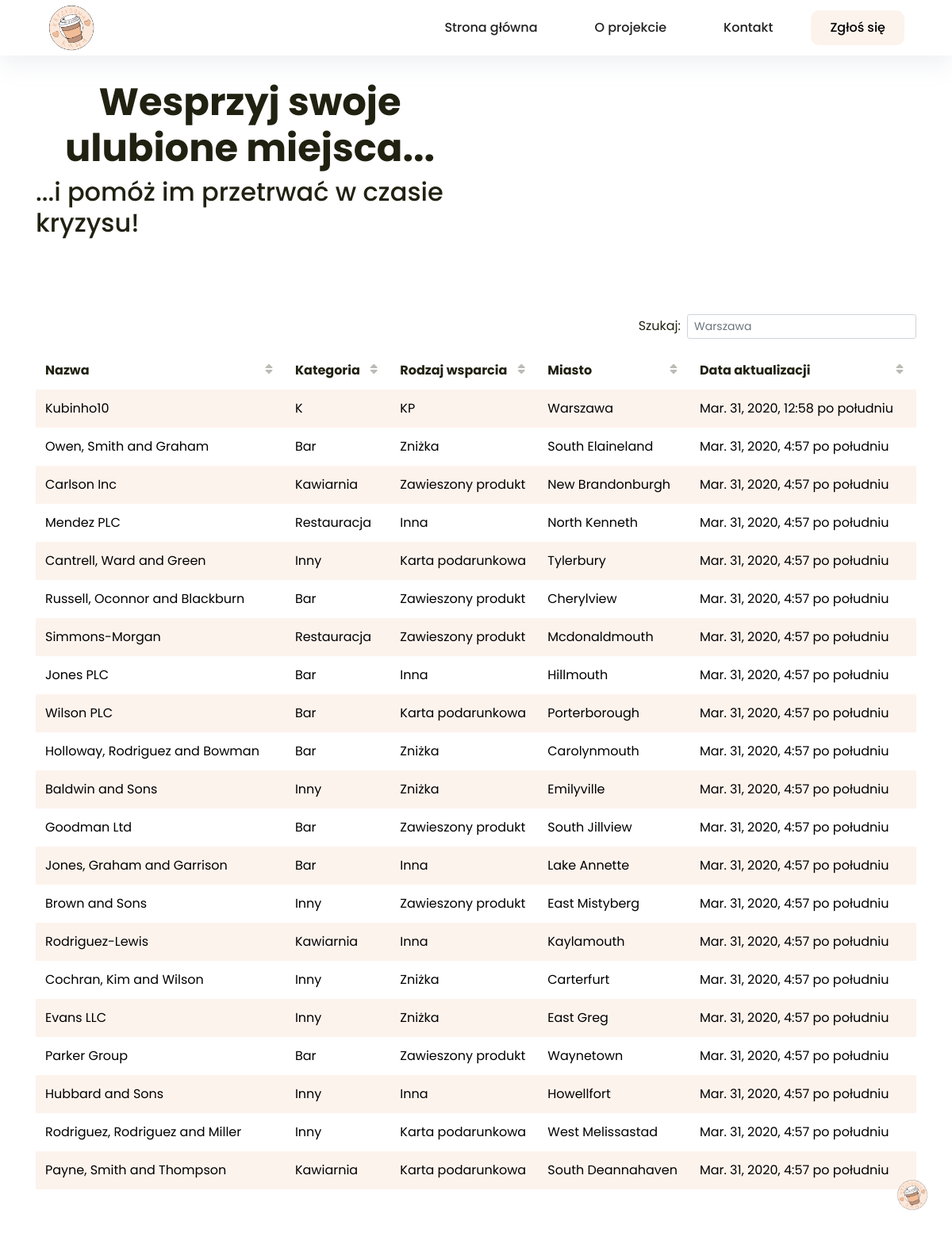
/, run on an earlier commit of the app's database.
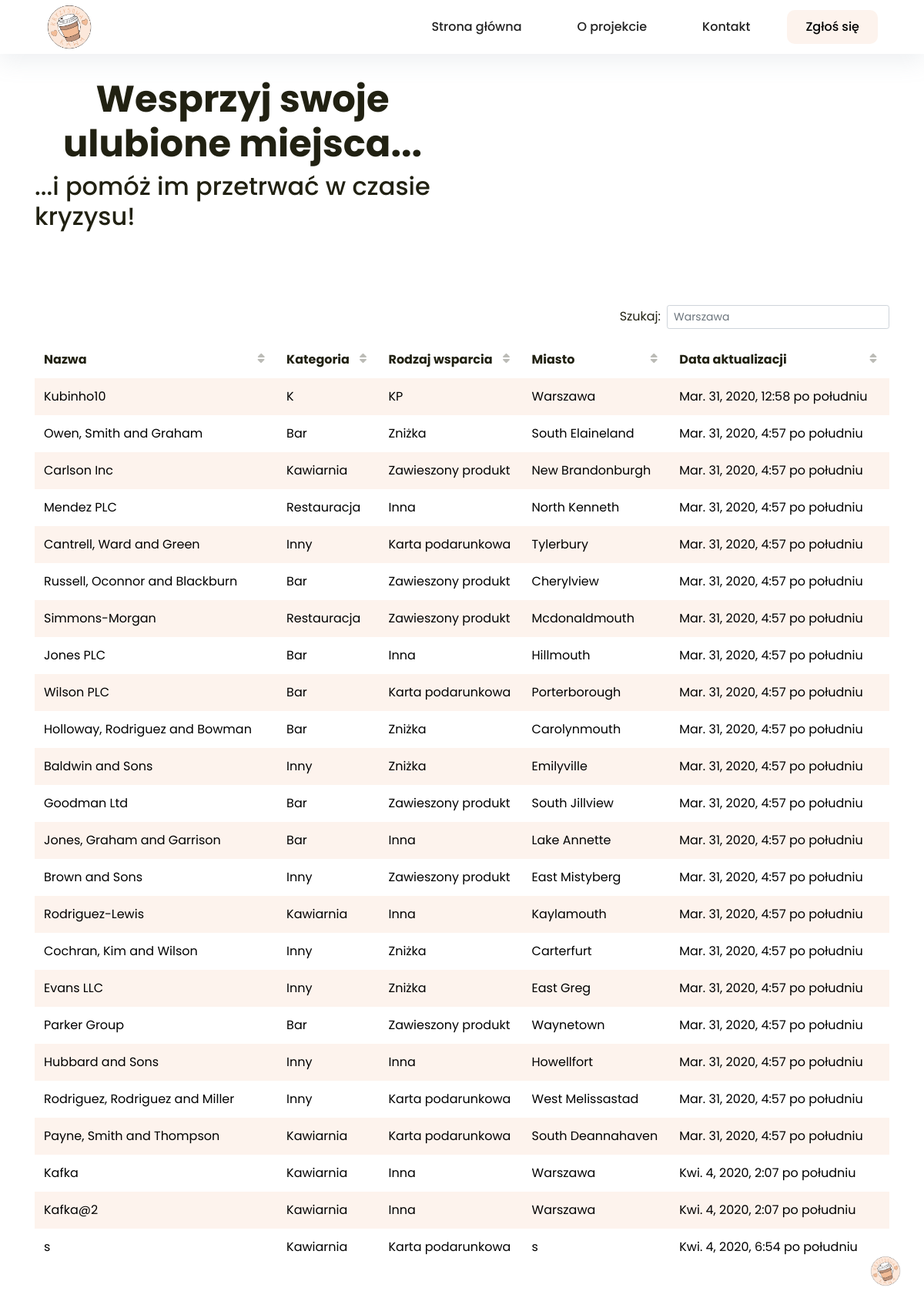
And on a later commit of the database.
### project_application/models.py (models this page shows, shortened)
class Business(models.Model):
    class Meta():
        verbose_name_plural = "Businesses"
    name = models.CharField("Nazwa",max_length = 264, unique = True)
    AVAILABLE_TYPES = (
        ('Kawiarnia', 'Kawiarnia'),
        ('Restauracja', 'Restauracja'),
        ('Bar', 'Bar'),
        ('Mały biznes', 'Mały biznes'),
        ('Księgarnia', 'Księgarnia'),
        ('Sklep z ubraniami', 'Sklep z ubraniami'),
        ('Sklep plastyczny', 'Sklep plastyczny'),
        ('Zoo', 'Zoo'),
        ('Sklep dla zwierząt', 'Sklep dla zwierząt'),
        ('Piekarnia', 'Piekarnia'),
        ('Sklep krawiecki', 'Sklep krawiecki'),
        ('Bazar', 'Bazar'),
        ('Garmażeria', 'Garmażeria'),
        ('Bar mleczny', 'Bar mleczny'),
        ('Kino', 'Kino'),
        ('Inny', 'Inny'),
    )
    type = models.CharField("Kategoria",max_length = 264, choices = AVAILABLE_TYPES)
    AVAILABLE_FORMS = (
        ('Karta podarunkowa', 'Karta podarunkowa'),
        ('Zniżka', 'Zniżka'),
        ('Zawieszony produkt', 'Zawieszony produkt (np.kawa)'),
        ('Produkt', 'Produkt'),
        ('Subskrypcja', 'Subskrypcja'),
        ('Zakupy online', 'Zakupy online'),
        ('Inna', 'Inna'),
    )
    form = models.CharField("Rodzaj wsparcia",max_length = 264, choices = AVAILABLE_FORMS)
    url = models.URLField("URL",max_length=200)
    city = models.CharField("Miasto",max_length = 264)
    update_date = models.DateTimeField(auto_now=True)

### project_application/views.py (the view)
# urls.py: path('', views.main, name = 'main'),
def main(request):
    businesses_list = Business.objects.order_by('update_date')
    businesses_dict = {'businesses':businesses_list}
    return render(request, "project_application/main.html",context=businesses_dict)

### public/templates/project_application/main.html
<!DOCTYPE html>
{% extends "project_application/base.html" %}
{% load static %}
{% block body_block %}
<div class="full-height" style="margin: 5vh 0px;">
  <div class="container">
    <div class="row" style="margin-bottom: 10vh;">
      <div class="col-md-6">
        <h1>Wesprzyj swoje ulubione miejsca...</h1>
        <h2>...i pomóż im przetrwać w czasie kryzysu!</h2>
      </div>
      <div class="col-md-6">
      </div>
    </div>
    {% if businesses %}
    <table id="dtBasicExample" class="table  table-striped " cellspacing="0" width="100%">
      <thead>
        <tr>
          <th class="th-sm" scope="col">Nazwa</th>
          <th class="th-sm" scope="col">Kategoria</th>
          <th class="th-sm" scope="col">Rodzaj wsparcia</th>
          <th class="th-sm" scope="col">Miasto</th>
          <th class="th-sm" scope="col">Data aktualizacji</th>
        </tr>
      </thead>
      <tbody>
        {% for business in businesses %}
        <tr>
          <td><a href="{{ business.url }}">{{business.name}}</a></td>
          <td><a href="{{ business.url }}">{{business.type}}</a></td>
          <td><a href="{{ business.url }}">{{business.form}}</a></td>
          <td><a href="{{ business.url }}">{{business.city}}</a></td>
          <td><a href="{{ business.url }}">{{business.update_date}}</a></td>
        </tr>
        {% endfor %}
      </tbody>
    </table>
    {% endif %}
  </div>
</div>
{% endblock %}

### public/templates/project_application/base.html (shortened to what this page needs)
<!DOCTYPE html>
{% load static %}
<html lang="pl" style="min-height: 100%; max-width: 100vw;">
<head>
  <link rel='stylesheet' href='https://cdnjs.cloudflare.com/ajax/libs/twitter-bootstrap/4.1.3/css/bootstrap.min.css'>
  <link href="https://use.fontawesome.com/releases/v5.0.1/css/all.css" rel="stylesheet">
  <link rel="stylesheet" href="{% static "project_application/css/style.css" %}?">
  <link rel="stylesheet" href="{% static "project_application/external/assets/owl.carousel.min.css" %}?">
  <link rel="stylesheet" href="{% static "project_application/external/assets/owl.theme.default.min.css" %}?">
  <link rel="stylesheet" href="{% static "project_application/external/mdb/css/addons/datatables.min.css" %}">
</head>
<body style="min-width:100%;">
  <div class=" navigation-wrap bg-light start-header start-style">
    <div class="container">
      <div class="row">
        <div class="col-12">
          <nav class="navbar navbar-expand-md navbar-light">
            <a class="navbar-brand" href="{% url "main" %}">
              <img src="{% static "project_application/images/project_application/logo.png" %}" alt="">
            </a>
            <div class="collapse navbar-collapse" id="navbarSupportedContent">
              <ul class="navbar-nav ml-auto py-4 py-md-0">
                <li class="nav-item pl-4 pl-md-0 ml-0 ml-md-4">
                  <a class="nav-link" href="{% url "main" %}">Strona główna</a>
                </li>
                <li class="nav-item pl-4 pl-md-0 ml-0 ml-md-4">
                  <a class="nav-link" href="{% url "project_application:about" %}">O projekcie</a>
                </li>
                <li class="nav-item pl-4 pl-md-0 ml-0 ml-md-4">
                  <a class="nav-link" href="{% url "project_application:contact" %}">Kontakt</a>
                </li>
                <li class="nav-item pl-4 pl-md-0 ml-0 ml-md-4">
                  <a class="nav-link sign" href="{% url "project_application:form" %}">Zgłoś się</a>
                </li>
              </ul>
            </div>
          </nav>
        </div>
      </div>
    </div>
  </div>
  <div class="full-height">
    {% block body_block%}
    {% endblock %}
  </div>
  <a href="mailto:kryzysowa-kawa@gmail.com?subject=Kontakt" class="link-to-portfolio"></a>
</body>
</html>

### public/static/project_application/css/style.css (style rules this page uses)
table.dataTable thead .sorting:after, table.dataTable thead .sorting:before, table.dataTable thead .sorting_asc:after, table.dataTable thead .sorting_asc:before, table.dataTable thead .sorting_asc_disabled:after, table.dataTable thead .sorting_asc_disabled:before, table.dataTable thead .sorting_desc:after, table.dataTable thead .sorting_desc:before, table.dataTable thead .sorting_desc_disabled:after, table.dataTable thead .sorting_desc_disabled:before { bottom: .5em; }
html { overflow-y: scroll !important; }
.table-striped tbody tr:nth-of-type(odd) { background-color: rgba(252, 232, 219, 0.5) !important; }
td a { color: black !important; text-decoration: none !important; }
.table td { padding: 0 !important; border-top: 0 !important; }
.table th { border-top: 0 !important }
.table thead th { border-bottom: 0 !important; }
table.dataTable thead .sorting { padding: .75rem !important; }
td a { display: block !important; padding: .75rem; }
body { font-family: 'Poppins', sans-serif; font-size: 16px; line-height: 24px; font-weight: 400; color: #212112; height: 100%; }
.start-header { opacity: 1; transform: translateY(0); box-shadow: 0 10px 30px 0 rgba(138, 155, 165, 0.15); -webkit-transition: all 0.3s ease-out; transition: all 0.3s ease-out; }
.navigation-wrap { position: fixed; width: 100%; top: 0; left: 0; z-index: 1000; -webkit-transition: all 0.3s ease-out; transition: all 0.3s ease-out; }
.navbar { padding: 0; padding-right: 15px; padding-left: 15px; }
.navbar-brand img { border-radius: 63px; height: 60px; padding: 0 0 0 0 !important; width: auto; display: block; -webkit-transition: all 0.3s ease-out; transition: all 0.3s ease-out; }
.nav-link { color: #212121 !important; font-weight: 500; transition: all 200ms linear; }
.nav-link { position: relative; padding: 5px 0 !important; display: inline-block; padding: 0.6rem 1.5rem !important; }
.sign { background-color: rgba(252, 232, 219, 0.5) !important; color: black !important; border-radius: 10px; }
.nav-item { position: relative; transition: all 200ms linear; }
.bg-light { background-color: #fff !important; transition: all 200ms linear; }
.full-height { margin-top: 100px; }
h1 { font-size: 48px; line-height: 1.2; font-weight: 700; color: #212112; text-align: center; }
.link-to-portfolio { position: fixed; bottom: 30px; right: 30px; z-index: 200; cursor: pointer; width: 40px; height: 40px; text-align: center; border-radius: 3px; background-position: center center; background-size: cover; background-image: url("../images/project_application/logo.png"); transition: opacity .2s, border-radius .2s, box-shadow .2s; transition-timing-function: ease-out; }

What changed in the data, as far as the page shows it:
added Business: name "Kafka", type "Kawiarnia", form "Inna", city "Warszawa", update_date "Kwi. 4, 2020, 2:07 po południu"
added Business: name "Kafka@2", type "Kawiarnia", form "Inna", city "Warszawa", update_date "Kwi. 4, 2020, 2:07 po południu"
added Business: name "s", type "Kawiarnia", form "Karta podarunkowa", city "s", update_date "Kwi. 4, 2020, 6:54 po południu"
